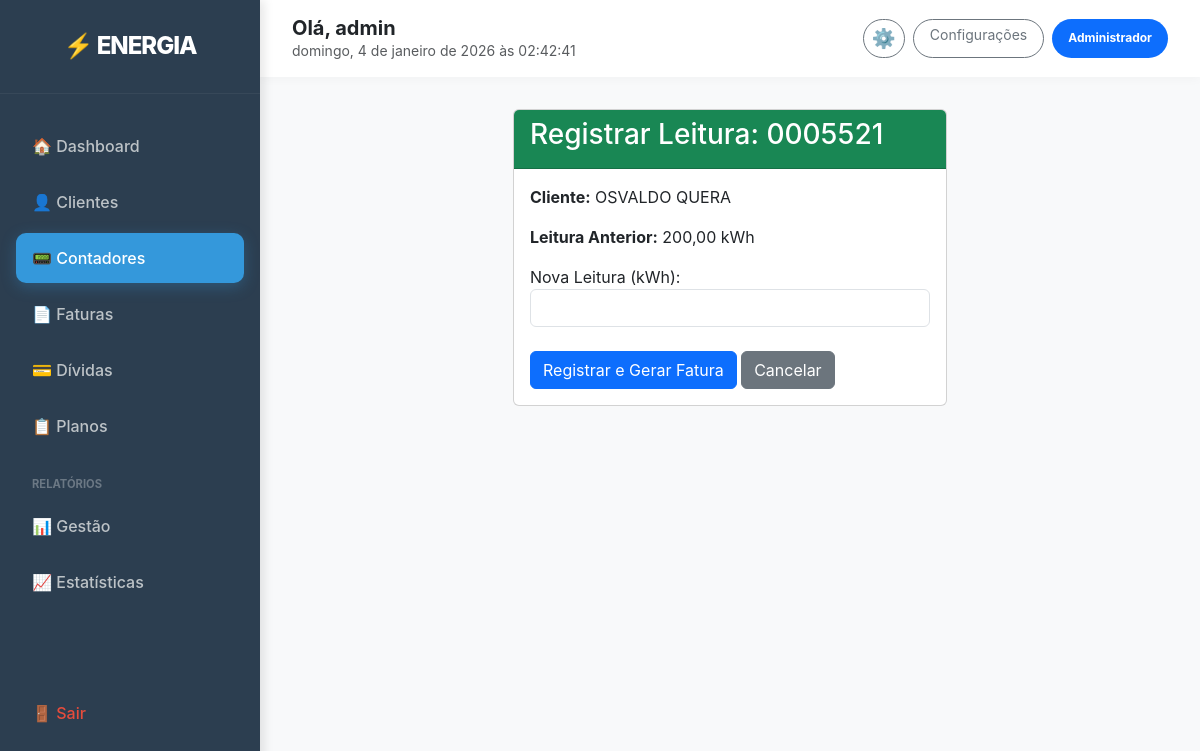
Page /contadores/leitura/1/ (signed in) on the committed database.
### clientes/models.py (models this page shows, shortened)
class Perfil(models.Model):
    TIPO_USUARIO_CHOICES = [
        ('ADMIN', 'Administrador'),
        ('OPERADOR', 'Operador'),
        ('FINANCEIRO', 'Financeiro'),
        ('CLIENTE', 'Cliente'),
    ]
    user = models.OneToOneField(User, on_delete=models.CASCADE, related_name='perfil')
    tipo_usuario = models.CharField(max_length=20, choices=TIPO_USUARIO_CHOICES, default='CLIENTE')
    telefone = models.CharField(max_length=15, blank=True, null=True)

class Cliente(models.Model):
    TIPO_CLIENTE_CHOICES = [
        ('PRE_PAGO', 'Pré-pago'),
        ('POS_PAGO', 'Pós-pago'),
    ]
    STATUS_CHOICES = [
        ('ATIVO', 'Ativo'),
        ('INATIVO', 'Inativo'),
        ('SUSPENSO', 'Suspenso'),
    ]
    numero_cliente = models.CharField(max_length=20, unique=True, editable=False)
    nome = models.CharField(max_length=200)
    nif = models.CharField(max_length=20, unique=True, verbose_name='NIF')
    bi = models.CharField(max_length=20, unique=True, verbose_name='BI')
    morada = models.TextField()
    telefone = models.CharField(
        max_length=15,
        validators=[RegexValidator(regex=r'^\+?1?\d{9,15}$', message="Número de telefone inválido")]
    )
    email = models.EmailField(blank=True, null=True)
    tipo_cliente = models.CharField(max_length=10, choices=TIPO_CLIENTE_CHOICES, default='PRE_PAGO')
    status = models.CharField(max_length=10, choices=STATUS_CHOICES, default='ATIVO')
    saldo_atual = models.DecimalField(max_digits=10, decimal_places=2, default=0.00)
    tarifa = models.ForeignKey('pagamentos.Tarifa', on_delete=models.SET_NULL, null=True, blank=True, related_name='clientes')
    data_cadastro = models.DateTimeField(auto_now_add=True)
    data_atualizacao = models.DateTimeField(auto_now=True)
    observacoes = models.TextField(blank=True, null=True)
    class Meta:
        verbose_name = 'Cliente'
        verbose_name_plural = 'Clientes'
        ordering = ['-data_cadastro']

### equipamentos/models.py (models this page shows, shortened)
class Contador(models.Model):
    TIPO_CONTADOR_CHOICES = [
        ('PRE_PAGO', 'Pré-pago'),
        ('POS_PAGO', 'Pós-pago'),
    ]
    TIPO_CONEXAO_CHOICES = [
        ('MONOFASICO', 'Monofásico'),
        ('TRIFASICO', 'Trifásico'),
    ]
    STATUS_CHOICES = [
        ('ATIVO', 'Ativo'),
        ('INATIVO', 'Inativo'),
        ('MANUTENCAO', 'Em Manutenção'),
        ('AVARIADO', 'Avariado'),
        ('SUBSTITUIDO', 'Substituído'),
        ('SUSPENSO', 'Suspenso por Dívida'),
    ]
    numero_serie = models.CharField(max_length=50, unique=True)
    tipo_contador = models.CharField(max_length=10, choices=TIPO_CONTADOR_CHOICES)
    tipo_conexao = models.CharField(max_length=15, choices=TIPO_CONEXAO_CHOICES, default='MONOFASICO')
    numero_cartao = models.CharField(max_length=20, blank=True, null=True, help_text='Número do cartão (apenas para pré-pago)')
    cliente = models.OneToOneField(Cliente, on_delete=models.SET_NULL, null=True, blank=True, related_name='contador')
    endereco_instalacao = models.TextField()
    status = models.CharField(max_length=15, choices=STATUS_CHOICES, default='ATIVO')
    data_instalacao = models.DateField()
    data_ultima_leitura = models.DateTimeField(null=True, blank=True)
    leitura_atual = models.DecimalField(max_digits=10, decimal_places=2, default=0.00)
    potencia_maxima = models.DecimalField(max_digits=8, decimal_places=2, help_text='Potência máxima em kW')
    observacoes = models.TextField(blank=True, null=True)
    data_criacao = models.DateTimeField(auto_now_add=True)
    data_suspensao = models.DateTimeField(null=True, blank=True, help_text='Data da suspensão por dívida')
    class Meta:
        verbose_name = 'Contador'
        verbose_name_plural = 'Contadores'
        ordering = ['-data_instalacao']

### equipamentos/views.py (the view, shortened to what this page needs)
# urls.py: path('leitura/<int:pk>/', views.contador_registrar_leitura, name='contador_registrar_leitura'),
@login_required
def contador_registrar_leitura(request, pk):
    contador = get_object_or_404(Contador, pk=pk)
    return render(request, 'equipamentos/contador_leitura.html', {'contador': contador})

### templates/equipamentos/contador_leitura.html (shortened to what this page needs)
{% extends 'base.html' %}
{% block content %}
<div class="row justify-content-center">
    <div class="col-md-6">
        <div class="card">
            <div class="card-header bg-success text-white">
                <h3>Registrar Leitura: {{ contador.numero_serie }}</h3>
            </div>
            <div class="card-body">
                <p><strong>Cliente:</strong> {{ contador.cliente.nome|default:"Sem Cliente" }}</p>
                <p><strong>Leitura Anterior:</strong> {{ contador.leitura_atual }} kWh</p>
                <form method="post">
                    <div class="mb-3">
                        <label for="leitura_atual" class="form-control-label">Nova Leitura (kWh):</label>
                        <input type="number" step="0.01" name="leitura_atual" class="form-control" required min="{{ contador.leitura_atual }}">
                    </div>
                    <div class="mt-4">
                        <button type="submit" class="btn btn-primary">Registrar e Gerar Fatura</button>
                        <a href="{% url 'contador_list' %}" class="btn btn-secondary">Cancelar</a>
                    </div>
                </form>
            </div>
        </div>
    </div>
</div>
{% endblock %}

### templates/base.html (shortened to what this page needs)
<!DOCTYPE html>
<html lang="pt">
<head>
    <link href="https://cdn.jsdelivr.net/npm/bootstrap@5.3.0/dist/css/bootstrap.min.css" rel="stylesheet">
    <link rel="stylesheet" href="https://cdnjs.cloudflare.com/ajax/libs/animate.css/4.1.1/animate.min.css"/>
</head>
<body>
    {% if user.is_authenticated %}
    <aside class="sidebar is-authenticated" id="sidebar">
        <div class="sidebar-header">
            <a href="{% url 'dashboard' %}" style="text-decoration: none;">
                <h4>⚡ ENERGIA</h4>
            </a>
        </div>
        <ul class="nav-menu">
            <li class="nav-item-side">
                <a href="{% url 'dashboard' %}" class="nav-link-side {% if request.resolver_match.url_name == 'dashboard' %}active{% endif %}">
                    🏠 Dashboard
                </a>
            </li>
            {% if user.perfil.tipo_usuario != 'CLIENTE' %}
                <li class="nav-item-side">
                    <a href="{% url 'cliente_list' %}" class="nav-link-side {% if 'cliente' in request.path %}active{% endif %}">
                        👤 Clientes
                    </a>
                </li>
                <li class="nav-item-side">
                    <a href="{% url 'contador_list' %}" class="nav-link-side {% if 'contador' in request.path %}active{% endif %}">
                        📟 Contadores
                    </a>
                </li>
                <li class="nav-item-side">
                    <a href="{% url 'fatura_list' %}" class="nav-link-side {% if 'fatura' in request.path %}active{% endif %}">
                        📄 Faturas
                    </a>
                </li>
                <li class="nav-item-side">
                    <a href="{% url 'controlo_divida' %}" class="nav-link-side {% if 'divida' in request.path %}active{% endif %}">
                        💳 Dívidas
                    </a>
                </li>
                <li class="nav-item-side">
                    <a href="{% url 'tarifa_list' %}" class="nav-link-side {% if 'tarifa' in request.path %}active{% endif %}">
                        📋 Planos
                    </a>
                </li>
                {% if user.is_staff or user.perfil.tipo_usuario == 'ADMIN' or user.perfil.tipo_usuario == 'FINANCEIRO' %}
                    <li class="nav-item-side mt-3 mb-1">
                        <small class="text-uppercase px-3 fw-bold" style="font-size: 0.7rem; color: rgba(255,255,255,0.3);">Relatórios</small>
                    </li>
                    <li class="nav-item-side">
                        <a href="{% url 'relatorio_list' %}" class="nav-link-side {% if 'relatorio' in request.path %}active{% endif %}">
                            📊 Gestão
                        </a>
                    </li>
                    <li class="nav-item-side">
                        <a href="{% url 'estatisticas_gerais' %}" class="nav-link-side {% if 'estatisticas' in request.path %}active{% endif %}">
                            📈 Estatísticas
                        </a>
                    </li>
                {% endif %}
            {% endif %}
            <li class="nav-item-side logout-link">
                <button type="button" class="nav-link-side border-0 bg-transparent w-100 text-start" style="color: inherit;" data-bs-toggle="modal" data-bs-target="#logoutModal">
                    🚪 Sair
                </button>
            </li>
        </ul>
    </aside>
    {% endif %}
    <main class="{% if user.is_authenticated %}main-content{% endif %}">
        {% if user.is_authenticated %}
        <div class="top-bar">
            <div class="d-flex align-items-center">
                <div class="d-flex flex-column">
                    <h5 class="mb-0 fw-bold">Olá, {{ user.username }}</h5>
                    <small class="text-muted" id="realTimeClock"></small>
                </div>
            </div>
            <div class="d-flex gap-2">
                <a href="{% url 'perfil_edit' %}" class="btn btn-sm btn-outline-secondary rounded-pill px-2 d-flex align-items-center justify-content-center" title="Editar Perfil">
                    <span style="font-size: 1.2rem;">⚙️</span>
                </a>
                <a href="/admin/" class="btn btn-sm btn-outline-secondary rounded-pill px-3">Configurações</a>
                <span class="badge bg-primary rounded-pill d-flex align-items-center px-3">{{ user.perfil.get_tipo_usuario_display }}</span>
            </div>
        </div>
        {% endif %}
        <div class="{% if user.is_authenticated %}container-fluid px-4{% else %}container-fluid p-0{% endif %}">
            {% block content %}{% endblock %}
        </div>
    </main>
</body>
</html>

### templates/base.html (style rules this page uses)
:root { --sidebar-width: 260px; --primary-blue: #2c3e50; --accent-blue: #3498db; --hover-bg: #34495e; --text-muted: #bdc3c7; --bg-body: #f8f9fa; }
body { background-color: var(--bg-body); font-family: 'Inter', system-ui, sans-serif; min-height: 100vh; margin: 0; }
.sidebar { width: var(--sidebar-width); height: 100vh; position: fixed; left: -260px; top: 0; background: var(--primary-blue); color: white; transition: all 0.3s; z-index: 1000; box-shadow: 4px 0 10px rgba(0,0,0,0.1); }
.sidebar.is-authenticated { left: 0; }
.sidebar-header { padding: 2rem 1.5rem; border-bottom: 1px solid rgba(255,255,255,0.05); text-align: center; }
.sidebar-header h4 { font-weight: 800; letter-spacing: -1px; margin: 0; color: white; text-decoration: none; }
.nav-menu { padding: 1.5rem 0; list-style: none; margin: 0; height: calc(100vh - 100px); display: flex; flex-direction: column; }
.nav-item-side { margin: 0.2rem 1rem; }
.nav-link-side { color: var(--text-muted); text-decoration: none; display: flex; align-items: center; padding: 0.8rem 1rem; border-radius: 10px; transition: all 0.2s; font-weight: 500; gap: 12px; }
.nav-link-side.active { background: var(--accent-blue); color: white; box-shadow: 0 4px 15px rgba(52, 152, 219, 0.3); }
.main-content { margin-left: var(--sidebar-width); padding: 0; transition: all 0.3s; }
.top-bar { background: white; padding: 1rem 2rem; margin-bottom: 2rem; display: flex; justify-content: space-between; align-items: center; box-shadow: 0 2px 10px rgba(0,0,0,0.03); }
.logout-link { color: #e74c3c !important; margin-top: auto; margin-bottom: 2rem; }

### rows in the picture
Contador: numero_serie "0005521", cliente.nome "OSVALDO QUERA", leitura_atual "200,00"

### other values in the picture
{{ user.username }} "admin"
{{ user.perfil.get_tipo_usuario_display }} "Administrador"
